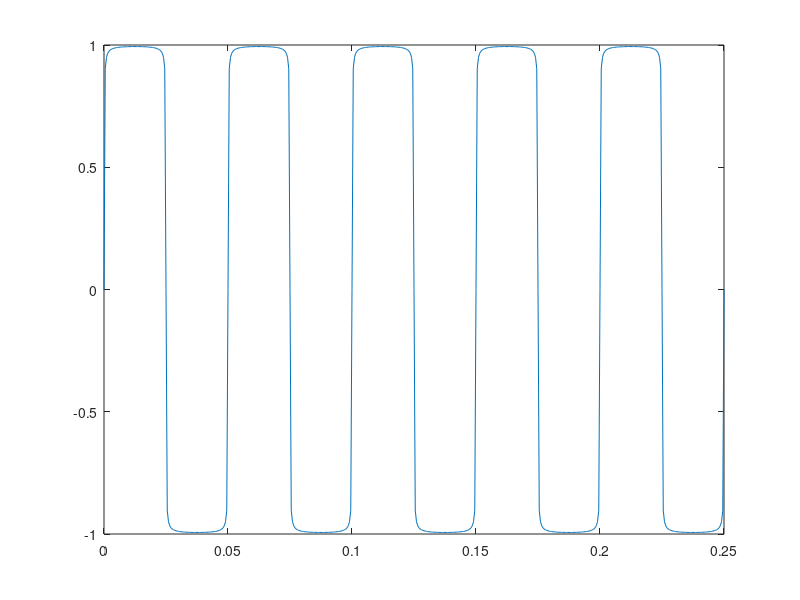
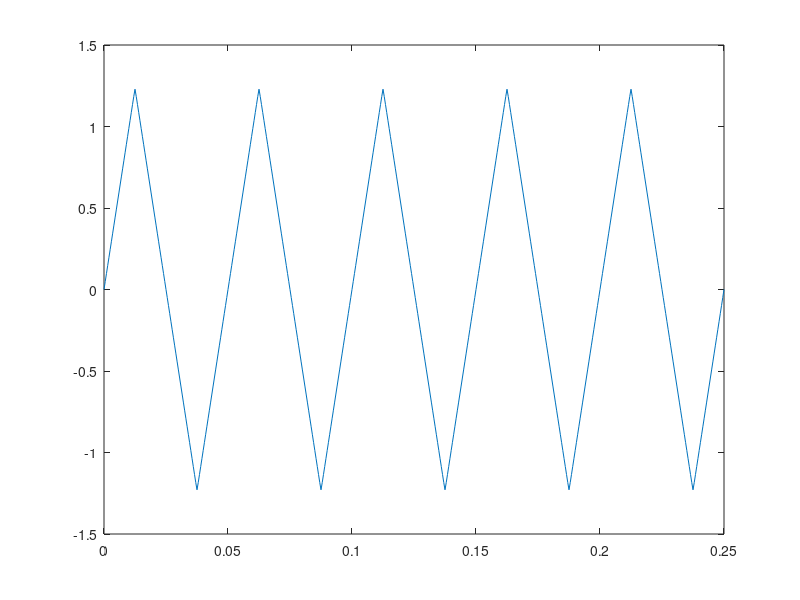
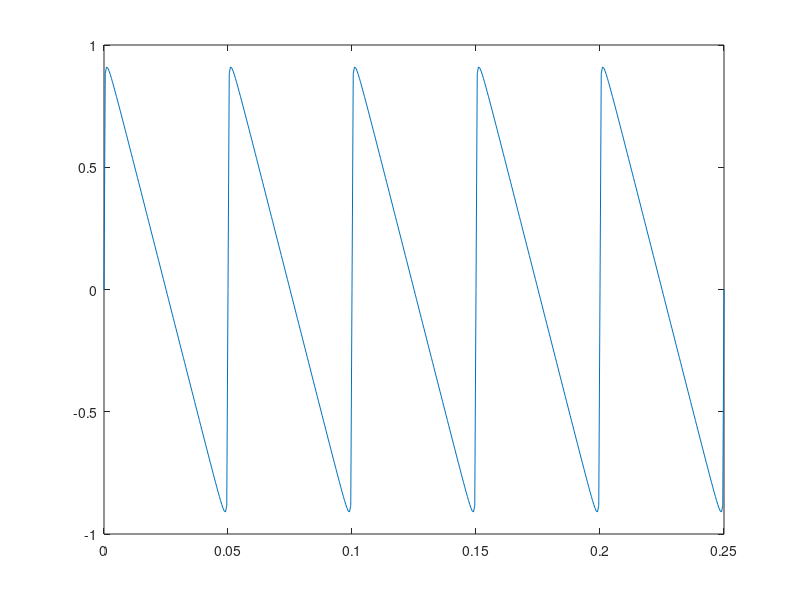

These figures' MATLAB source, in order:
clear;
clc;
close all;

A = 4 / pi;
f = 20;
T = 1 / f;
t = [0: T/100 : 5*T]; % tempo, vetor tempo

% exercicio 1
k = 0;
aux = zeros(1,length(t));

for k = 1:2:100
    x = A * (1/k) * sin(2 * pi * k * f * t);
    aux = aux + x;
end

figure(1)
plot(t, aux)

% exercicio 2

A2 = 8 / (pi * pi);
f = 20;
T = 1 / f;
t = [0: T/100 : 5*T];
k = 0;
aux = zeros(1, length (t));

for k = 1:2:100
    x = (-1)^((k - 1) / 2) * sin (2 * pi * k * f * t) / (k * k);
    aux =  aux + x;
end
    
    figure (2)
    plot (t, aux)
    
 % exercicio 3
 
 A3 =  2 / pi;
 f = 20;
 T = 1/f;
 t = [0: T/100 : 5*T];
 k = 0;
 aux = zeros(1, length (t));
 
 for k = 1:100
     x = A3 * (sin (2 * pi * k * f * t) / k);
     aux = aux + x;
 end
 
 figure (3)
 plot (t, aux)